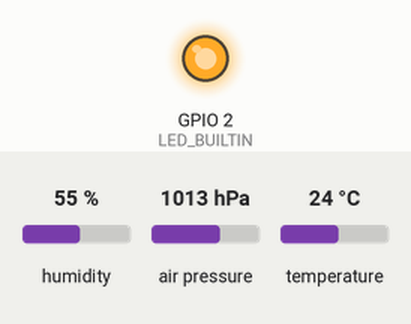
Recording of a sketch running on a simulated ESP32. Shown: output pins drawn as LEDs (lit = HIGH). The test bench sets the inputs (shaded band); at power-on: humidity 55 %, air pressure 1013 hPa, temperature 24 °C. WiFi joins after 1.5 s; servers stay silent unless stated; not simulated (calls return 0 or success): secrets.h; what the sketch prints to the serial monitor is not drawn.

Above: at 1.61 s.
At 6.8 s:
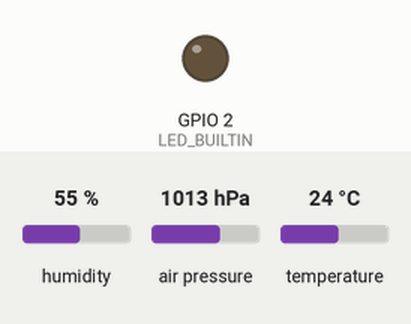
Timing chart, 0 to 15.0 s (numbered marks = the images above):
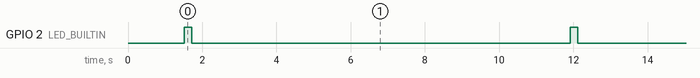

The sketch:

main.ino
```cpp
#include "WiFiConnection.h"
#include "BME280Sensor.h"
#include "secrets.h"
#include <esp_task_wdt.h>
#include <LoRa.h>

#define LED_BUILTIN 2

// Global flag to track status for BME280 and LoRa
bool isBME280Available = false;
bool isLoRaAvailable = false;

// WiFi credentials
const char* ssid = WIFI_SSID;
const char* password = WIFI_PASSWORD;

// LoRa configuration parameters
const long frequency = 433E6;  // LoRa Frequency in Hz (adjust based on your region)
const int csPin = 18;          // LoRa radio chip select pin
const int resetPin = 14;       // LoRa radio reset pin
const int irqPin = 26;         // LoRa radio IRQ pin

// Create sensor and WiFi objects
WiFiConnection wifi(ssid, password);
BME280Sensor bmeSensor;

void setup() {
  pinMode(LED_BUILTIN, OUTPUT); // Ensure LED pin is set to output mode
  Serial.begin(115200);
  while (!Serial); // Wait for the serial connection to initialize

  Serial.println("Starting setup...");
  wifi.connect();
  // Initialize WiFi
  if (!wifi.isConnected()) {
    //Serial.println("Connecting to WiFi...");
    wifi.connect();
    if (wifi.isConnected()) {
      //Serial.println("Connected to WiFi.");
    } else {
      Serial.println("Failed to connect to WiFi.");
    }
  }

  // Initialize BME280
  Serial.println("Initializing BME280...");
  if (!bmeSensor.begin()) {
    Serial.println("BME280 initialization failed!");
    isBME280Available = false;
  } else {
    Serial.println("BME280 initialized successfully.");
    isBME280Available = true;
  }

  // Initialize LoRa
  //Serial.println("Initializing LoRa...");
  //if (!LoRa.begin(frequency)) {
    //Serial.println("LoRa initialization failed!");
    //isLoRaAvailable = false;
  //} else {
    //Serial.println("LoRa initialized successfully.");
    //isLoRaAvailable = true;
  //}

  Serial.println("Setup completed.");
}

void loop() {
  //Serial.println("Entering loop...");

  // Ensure WiFi is connected
  if (!wifi.isConnected()) {
    Serial.println("WiFi disconnected. Attempting to reconnect...");
    wifi.connect();
  } else {
    //Serial.println("WiFi is still connected.");
  }

  if (isBME280Available) {
    float temperature = bmeSensor.readTemperature();
    float humidity = bmeSensor.readHumidity();
    float pressure = bmeSensor.readPressure();

    Serial.print("Temperature: ");
    Serial.print(temperature);
    Serial.println(" C");

    Serial.print("Humidity: ");
    Serial.print(humidity);
    Serial.println(" %");

    Serial.print("Pressure: ");
    Serial.print(pressure / 100.0);
    Serial.println(" hPa");
  } else {
    Serial.println("Skipping BME280 readings; Device not initialized.");
  }

  if (isLoRaAvailable) {
    Serial.println("Sending data via LoRa...");
    LoRa.beginPacket();
    LoRa.print("Hello LoRa");
    LoRa.endPacket();
    Serial.println("Data sent.");
  } else {
    //Serial.println("Skipping LoRa; Device not initialized.");
  }

  digitalWrite(LED_BUILTIN, HIGH);   // Turn the LED on
  delay(200);                        // Wait for 200 ms
  digitalWrite(LED_BUILTIN, LOW);    // Turn the LED off
  delay(200);                        // Wait for 200 ms

  //Serial.println("Exiting loop.");
  delay(10000); // Slow down the loop to make serial output readable
}
```

BME280Sensor.cpp
```cpp
//BME280Sensor.cpp
#include "BME280Sensor.h"

BME280Sensor::BME280Sensor() {}

// Initialize the BME280 sensor
bool BME280Sensor::begin(uint8_t address) {
    return bme.begin(address);
}

// Read temperature in Celsius
float BME280Sensor::readTemperature() {
    return bme.readTemperature();
}

// Read humidity percentage
float BME280Sensor::readHumidity() {
    return bme.readHumidity();
}

// Read pressure in Pa
float BME280Sensor::readPressure() {
    return bme.readPressure();
}
```

BME280Sensor.h
```cpp
//BME280Sensor.h

#ifndef BME280Sensor_h
#define BME280Sensor_h

#include "Arduino.h"
#include <Adafruit_Sensor.h>
#include <Adafruit_BME280.h>

class BME280Sensor {
public:
    BME280Sensor();
    bool begin(uint8_t address = BME280_ADDRESS_ALTERNATE);
    float readTemperature();
    float readHumidity();
    float readPressure();
private:
    Adafruit_BME280 bme; // Use Adafruit's BME280 library to interface with the sensor
};

#endif
```

WiFiConnection.cpp
```cpp
#include "WiFiConnection.h"
#include <WiFi.h> // Include the ESP32 WiFi library

// Constructor implementation
WiFiConnection::WiFiConnection(const char* ssid, const char* password) {
    _ssid = ssid;
    _password = password;
}

// Method to connect to WiFi
void WiFiConnection::connect() {
    Serial.begin(115200); // Start the Serial communication
    Serial.println("Connecting to WiFi...");

    WiFi.begin(_ssid, _password); // Start the WiFi connection with the provided SSID and password

    // Wait for connection
    while (WiFi.status() != WL_CONNECTED) {
        delay(500); // Wait for 500 milliseconds
        Serial.print("."); // Print dots on the Serial monitor as a progress indicator
    }

    // Once connected:
    Serial.println("");
    Serial.println("WiFi Connected.");
    Serial.print("IP Address: ");
    Serial.println(WiFi.localIP()); // Print the IP address assigned to the ESP32
}

// Method to check if the WiFi is connected
bool WiFiConnection::isConnected() {
    return WiFi.status() == WL_CONNECTED; // Return true if connected, false otherwise
}
```

WiFiConnection.h
```cpp
//WiFiConnection.h
#ifndef WiFiConnection_h
#define WiFiConnection_h

#include "Arduino.h"

class WiFiConnection {
public:
    WiFiConnection(const char* ssid, const char* password); // Constructor with WiFi credentials.
    void connect(); // Method to initiate the WiFi connection.
    bool isConnected(); // Method to check if the WiFi is connected.
private:
    const char* _ssid; // WiFi network SSID.
    const char* _password; // WiFi network password.
};

#endif
```

Measured:
- by itself, GPIO 2 (LED_BUILTIN): alternates HIGH for 0.20 s and LOW for 10.2 s
